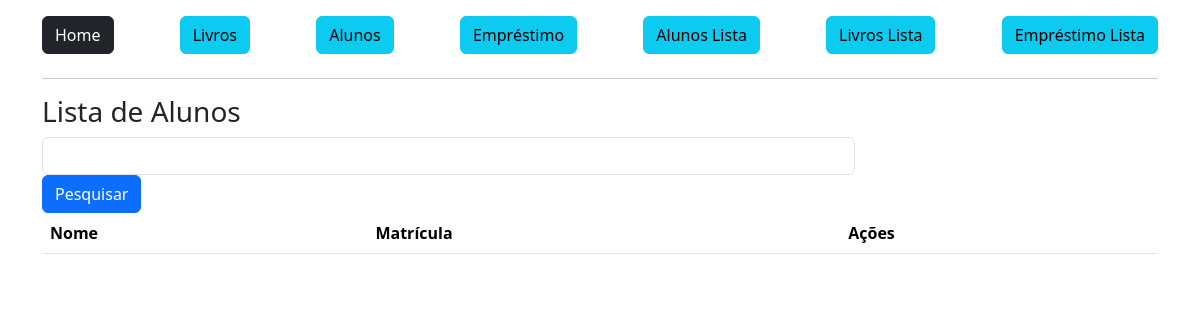
The app's page /aluno/lista/ (signed in), older data.
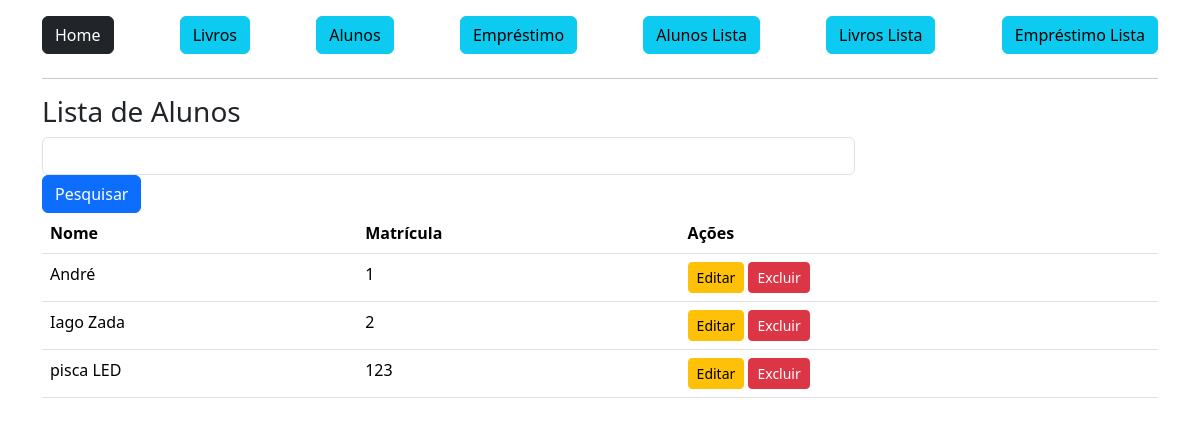
The same page, newer data.
### app/models.py (models this page shows)
class Student(db.Model):
    name = db.Column(db.String, nullable = False)
    registration = db.Column(db.Integer, primary_key = True)

### app/view.py (the view)
@app.route('/aluno/lista/')
@login_required
def studentList():
    if request.method == 'GET':
        pesquisa = request.args.get('pesquisa', '')
    dados = Student.query.order_by('name')
    if pesquisa != '':
        dados = dados.filter_by(name=pesquisa)
    context = {'dados': dados.all()}
    return render_template('alunosLista.html', context=context)

### app/__init__.py (called while the page is built)
@login_manager.user_loader
def load_user(user_id):
    return Employee.query.get(int(user_id))

### app/templates/alunosLista.html
{% extends 'base.html' %}
{% block content %}
    <div class = "container">
        {% include 'nav.html' %}
        <hr>
        <div class = "row">
            <h3>Lista de Alunos</h3>
        <form action="" method="get" class="row">
            <div class="col-9">
                <input type="text" name="pesquisa" class="form-control">
            </div>
            <div>
                <button type="submit" class="btn btn-primary">Pesquisar</button>
            </div>
        </form>
        <div class="col-12">
            <table class="table">
                <thead>
                    <tr>
                        <th>Nome</th>
                        <th>Matrícula</th>
                        <th>Ações</th>
                    </tr>
                </thead>
                <body>
                    {% for linha in context['dados'] %}
                    <tr>
                        <td>{{linha.name}}</td>
                        <td>{{linha.registration}}</td>
                        <td>
                            <a href="{{ url_for('studentEdit', id=linha.registration) }}" class="btn btn-sm btn-warning">Editar</a>
                            <form action="{{ url_for('studentDelete', id=linha.registration) }}" method="post" style="display:inline;">
                                <button type="submit" class="btn btn-sm btn-danger" onclick="return confirm('Tem certeza que deseja excluir este empréstimo?')">
                                    Excluir
                                </button>
                            </form>
                        </td>
                        </tr>
                    {% endfor %}
                </body>
            </table>
        </div>
        </div>
    </div>
{% endblock %}

Row changes from the older to the newer data that the page shows:
added Student: name "André", registration "1"
added Student: name "Iago Zada", registration "2"
added Student: name "pisca LED", registration "123"
